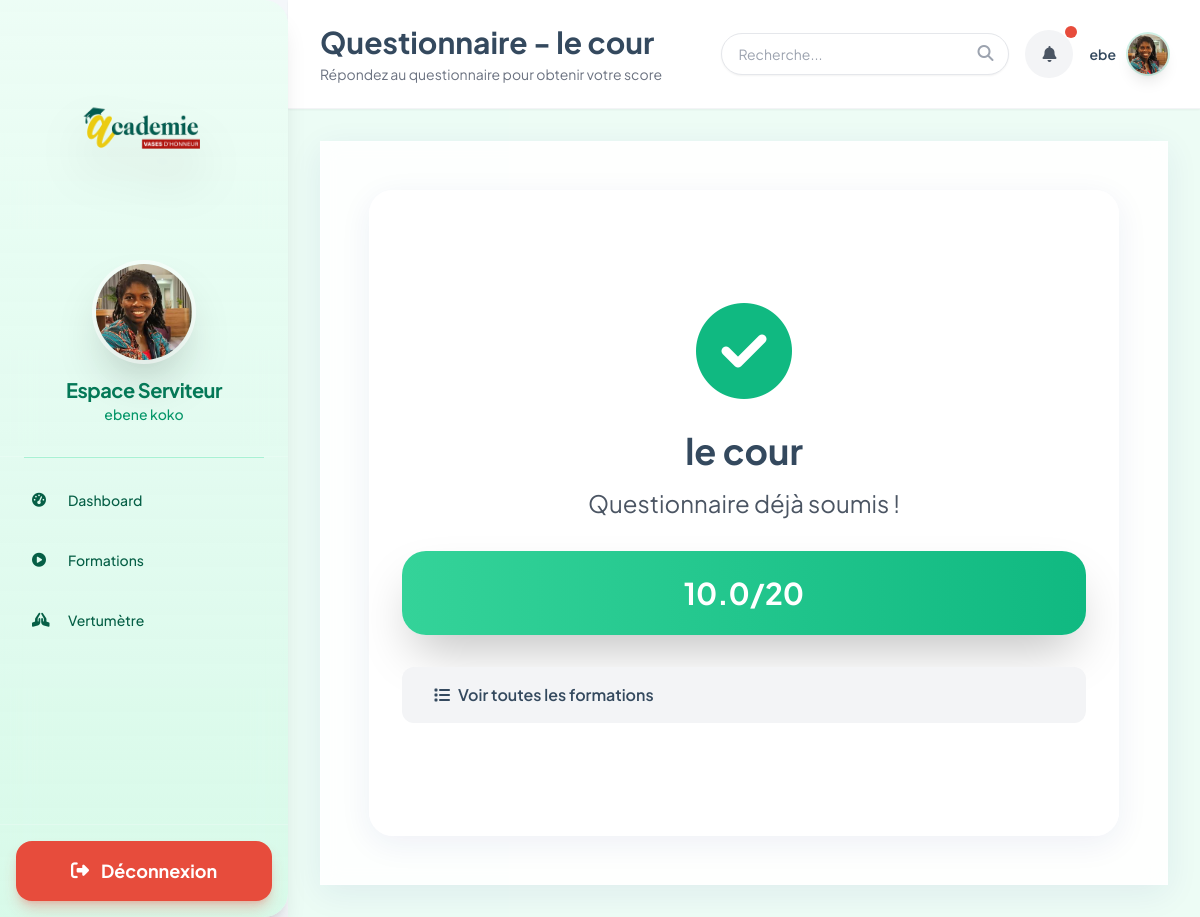
The app's page /serviteur/formation/2/questionnaire/ (signed in) with its own data.
### traning/models.py (models this page shows, shortened)
class CustomUser(AbstractUser):
    ROLE_CHOICES = [
        ('admin', 'Administrateur'),
        ('serviteur', 'Serviteur'),
    ]
    role = models.CharField(max_length=10, choices=ROLE_CHOICES, default='serviteur')
    phone_number = models.CharField(max_length=15, blank=True, null=True, verbose_name=_("Numéro de téléphone"))
    profile_photo = models.ImageField(upload_to='profile_photos/', blank=True, null=True, verbose_name=_("Photo de profil"))
    is_active = models.BooleanField(default=True, verbose_name=_("Actif"))

class Formation(models.Model):
    name = models.CharField(max_length=200, verbose_name=_("Nom de la formation"))
    questionnaire_json = models.JSONField(default=list, verbose_name=_("Questionnaire (JSON)"), help_text=_("Liste [{'question': '..', 'options': ['a','b'], 'correct': 0}]"))
    created_at = models.DateTimeField(auto_now_add=True)

### traning/views.py (the view, shortened to what this page needs)
# urls.py: path('serviteur/formation/<int:pk>/questionnaire/', views.serviteur_questionnaire, name='serviteur_questionnaire'),
@login_required(login_url='/')
def serviteur_questionnaire(request, pk):
    if request.user.role != 'serviteur':
        return redirect('/')
    from .models import Formation, ServiteurFormation
    formation = Formation.objects.get(pk=pk)
    sf = ServiteurFormation.objects.get(serviteur=request.user, formation=formation)
    if sf.score > 0:
        score_20 = round(sf.score * 0.2, 1)
        return render(request, 'serviteur/questionnaire.html', {
            'formation': formation,
            'sf': sf,
            'is_completed': True,
            'score_20': score_20
        })

### templates/serviteur/questionnaire.html (shortened to what this page needs)
{% extends 'serviteur/base.html' %}
{% block page_title %}Questionnaire - {{ formation.name }}{% endblock %}
{% block subtitle %}Répondez au questionnaire pour obtenir votre score{% endblock %}
{% block serviteur_content %}
<div class="glass-panel p-4 sm:p-8 rounded-3xl max-w-4xl mx-auto">
    {% if is_completed %}
    <div class="text-center py-20">
        <i class="fas fa-check-circle text-6xl sm:text-8xl text-emerald-500 mb-8"></i>
        <h1 class="text-3xl sm:text-4xl font-bold text-charcoal mb-4">{{ formation.name }}</h1>
        <p class="text-2xl text-gray-600 mb-8">Questionnaire déjà soumis !</p>
        <div class="bg-gradient-to-r from-emerald-400 to-emerald-500 text-white px-12 py-6 rounded-3xl font-bold text-3xl shadow-2xl mb-8">
            {{ score_20|floatformat:1 }}/20
        </div>
        <a href="{% url 'traning:serviteur_formations' %}" class="bg-gray-100 hover:bg-gray-200 text-charcoal px-8 py-4 rounded-xl font-semibold flex items-center gap-2 mx-auto transition-all">
            <i class="fas fa-list"></i> Voir toutes les formations
        </a>
    </div>
    {% endif %}
</div>
{% endblock %}

### templates/serviteur/base.html (shortened to what this page needs)
<!DOCTYPE html>
<html lang="fr">
<head>
    <script src="https://cdn.tailwindcss.com"></script>
    <link rel="stylesheet" href="https://cdnjs.cloudflare.com/ajax/libs/font-awesome/6.5.1/css/all.min.css">
</head>
<body class="font-sans antialiased">
    <aside id="sidebar" class="fixed left-0 top-0 h-screen w-72 bg-gradient-to-b from-emerald-50/95 to-emerald-100/80 backdrop-blur-xl text-emerald-800 flex flex-col z-50 shadow-xl border-r-0 rounded-r-3xl transition-transform duration-300 -translate-x-full md:translate-x-0">
        <div class="p-8 border-b border-white/20 flex flex-col items-center gap-4 pt-12">
            <img src="/media/Logo.png" alt="Logo Formation VH" class="w-44 h-44 object-contain mb-6 drop-shadow-2xl" style="background: none;">
            <div class="w-24 h-24 rounded-full overflow-hidden ring-4 ring-white/50 shadow-2xl">
                {% if user.profile_photo %}
                    <img src="{{ user.profile_photo.url }}" alt="{{ user.get_full_name }}" class="w-full h-full object-cover">
                {% else %}
                    <div class="w-full h-full bg-gradient-to-br from-white/30 to-white/10 flex items-center justify-center font-bold text-2xl text-white">
                        {{ user.username|slice:":2"|upper }}
                    </div>
                {% endif %}
            </div>
            <div class="text-center">
                <h2 class="font-bold text-xl tracking-tight text-emerald-700">Espace Serviteur</h2>
                <p class="text-sm font-medium text-emerald-600">{{ user.get_full_name|default:user.username }}</p>
            </div>
        </div>
        <div class="mx-6 border-t border-emerald-300/50"></div>
        <nav class="flex-1 px-4 py-4 space-y-2">
            <a href="{% url 'traning:serviteur_dashboard' %}" class="sidebar-item group flex items-center px-4 py-4 rounded-xl text-sm font-medium {% if request.resolver_match.url_name == 'serviteur_dashboard' %}active{% endif %}">
                <i class="fas fa-tachometer-alt w-5 mr-4"></i>
                <span>Dashboard</span>
            </a>
            <a href="{% url 'traning:serviteur_formations' %}" class="sidebar-item group flex items-center px-4 py-4 rounded-xl text-sm font-medium {% if request.resolver_match.url_name == 'serviteur_formations' %}active{% endif %}">
                <i class="fas fa-play-circle w-5 mr-4"></i>
                <span>Formations</span>
            </a>
            <a href="{% url 'traning:serviteur_vertumetre' %}" class="sidebar-item group flex items-center px-4 py-4 rounded-xl text-sm font-medium {% if request.resolver_match.url_name == 'serviteur_vertumetre' %}active{% endif %}">
                <i class="fas fa-hands-praying w-5 mr-4"></i>
                <span>Vertumètre</span>
            </a>
        </nav>
        <div class="p-4 border-t border-white/20">
            <a href="{% url 'traning:logout' %}" class="flex items-center justify-center gap-3 w-full px-4 py-4 bg-danger-red hover:bg-red-700 text-white rounded-2xl font-bold text-lg shadow-lg shadow-danger-red/30 transition-all hover:scale-105 active:scale-95">
                <i class="fas fa-sign-out-alt"></i>
                <span>Déconnexion</span>
            </a>
        </div>
    </aside>
    <main class="ml-0 md:ml-72 min-h-screen p-4 sm:p-6 md:p-8 bg-emerald-50/90">
        <header class="sticky top-0 z-40 bg-white border-b border-gray-100 px-4 md:px-8 py-4 md:py-6 flex items-center justify-between shadow-sm mb-8 -mx-4 md:-mx-8 -mt-4 md:-mt-8">
            <div class="flex items-center gap-4">
                <div>
                    <h1 class="text-xl md:text-3xl font-bold text-charcoal">{% block page_title %}Dashboard{% endblock %}</h1>
                    <p class="text-xs md:text-sm text-gray-500 mt-1">{% block subtitle %}{% endblock %}</p>
                </div>
            </div>
            <div class="flex items-center gap-2 md:gap-4">
                <div class="relative">
                    <input type="text" placeholder="Recherche..." class="hidden lg:block bg-white border border-gray-200 rounded-full px-4 py-2.5 text-sm w-72 focus:ring-2 focus:ring-emerald-500/30 outline-none transition-all shadow-sm">
                    <i class="fas fa-search absolute right-4 top-3 text-gray-400"></i>
                </div>
                <button class="w-12 h-12 rounded-full bg-gray-100 flex items-center justify-center text-gray-600 hover:bg-gray-200 transition-all relative">
                    <i class="fas fa-bell"></i>
                    <span class="absolute -top-1 -right-1 w-3 h-3 bg-danger-red rounded-full"></span>
                </button>
                <div class="flex items-center gap-3 cursor-pointer group">
                    <span class="text-sm font-semibold text-charcoal group-hover:text-emerald-600 transition-colors">{{ user.username }}</span>
                    <div class="w-10 h-10 rounded-full overflow-hidden shadow-lg ring-2 ring-emerald-500/20">
                        {% if user.profile_photo %}
                            <img src="{{ user.profile_photo.url }}" alt="{{ user.username }}" class="w-full h-full object-cover">
                        {% else %}
                            <div class="w-full h-full bg-emerald-500 flex items-center justify-center text-white font-bold text-sm">
                                {{ user.username|slice:":1"|upper }}
                            </div>
                        {% endif %}
                    </div>
                </div>
            </div>
        </header>
        {% block content %}
        <div class="glass-panel p-12">
            {% block serviteur_content %}{% endblock %}
        </div>
        {% endblock %}
    </main>
</body>
</html>

### templates/serviteur/base.html (style rules this page uses)
body { background-color: #F4F7FA; color: #34495E; }
.glass-panel { background: rgba(255, 255, 255, 0.9); backdrop-filter: blur(10px); border: 1px solid rgba(255, 255, 255, 0.2); box-shadow: 0 8px 32px 0 rgba(31, 38, 135, 0.07); }
.sidebar-item { transition: all 0.2s; }

### records on screen
CustomUser: profile_photo (picture), get_full_name "ebene koko", username "ebe"
Formation: name "le cour"

### other values on screen
{{ score_20|floatformat:1 }} "10.0"
